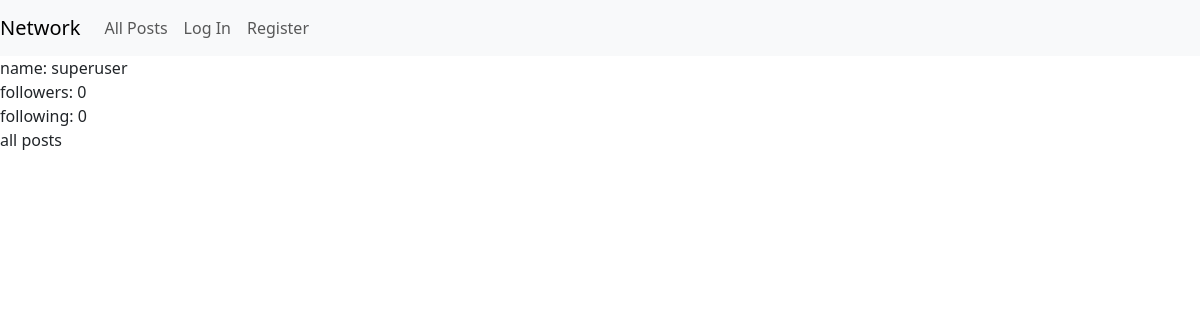
The page /profile/superuser on the database as committed earlier.
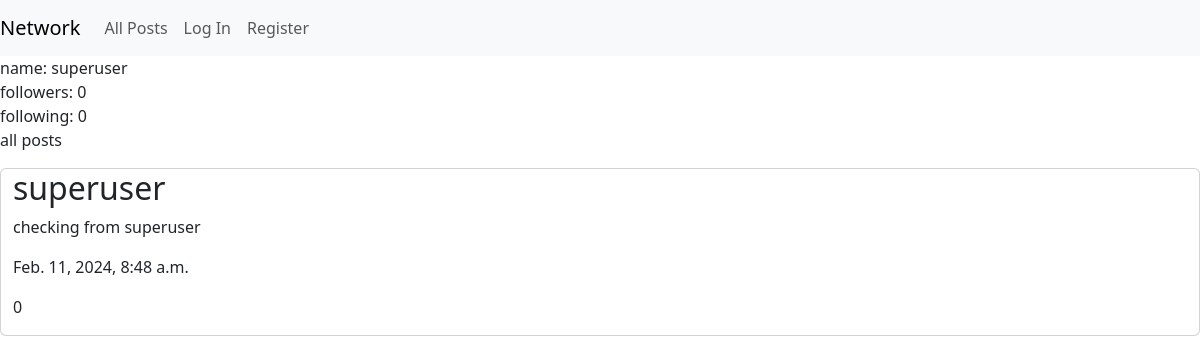
The same page on the database as committed later.
### network/models.py (models this page shows)
class Posts(models.Model):
    username = models.ForeignKey('User', null=True, on_delete=models.SET_NULL, related_name='all_posts')
    post_content = models.CharField(max_length=1000)
    creation_time = models.DateTimeField(auto_now_add=True, blank=True, null=True)
    likes = models.IntegerField(default=0)

class User(AbstractUser, models.Model):
    follower_count = models.IntegerField(default=0)
    following_count = models.IntegerField(default=0)
    follower_list = models.ManyToManyField('User', blank=True, related_name='followers')
    following_list = models.ManyToManyField('User', blank=True, related_name='following')

### network/views.py (the view)
# urls.py: path("profile/<str:name>", views.profile_view, name="profile"),
def profile_view(request, name):
    return render(request, "network/profile.html", {
        "user_profile": User.objects.get(username=name),
        "all_posts": User.objects.get(username=name).all_posts.all()
    })

### network/templates/network/profile.html (shortened to what this page needs)
{% extends "network/layout.html" %}
{% block body %}
    name: {{ user_profile.username }}
    <br>
    followers: {{ user_profile.follower_count }}
    <br>
    following: {{ user_profile.following_count }}
    <br>
    all posts
    {% for post in all_posts %}
        <div class="product-container container-fluid card my-3">
            <h2>{{ post.username }}</h2>
            <p>{{ post.post_content }}</p>
            <p>{{ post.creation_time }}</p>
            <p>{{ post.likes }}</p>
        </div>
    {% endfor %}
{% endblock %}

Rows that differ between the two databases and show on the page:
added Posts: username "superuser", post_content "checking from superuser", creation_time "Feb. 11, 2024, 8:48 a.m.", likes "0"
